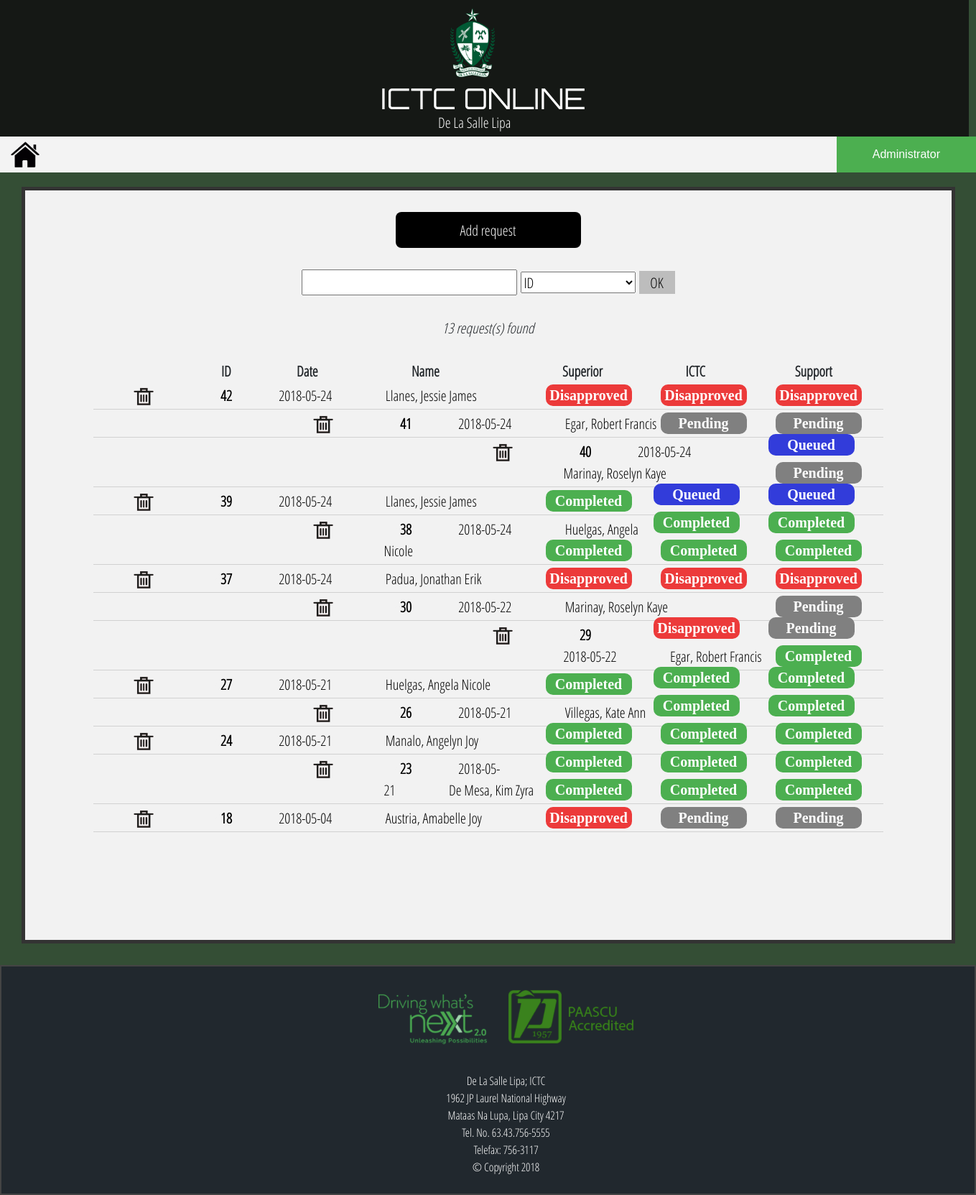
The page /administrator.php on the database its author committed.
### tables this page shows
CREATE TABLE `requests` (
  `id` int(10) NOT NULL,
  `date` date NOT NULL,
  `name` varchar(100) NOT NULL,
  `contactno` int(15) NOT NULL,
  `department` varchar(50) NOT NULL,
  `request` varchar(200) NOT NULL,
  `remarks` varchar(200) NOT NULL,
  `status` varchar(100) NOT NULL,
  `comments` varchar(200) NOT NULL,
  `comments2` varchar(200) NOT NULL,
  `ictcstatus` varchar(20) NOT NULL,
  `ssstatus` varchar(20) NOT NULL,
  `user` varchar(20) NOT NULL
);

### administrator.php (the view, shortened to what this page needs)
<!DOCTYPE html>
<html>
<head>
    <link rel="stylesheet" href="custom.css">
    <link rel="stylesheet" href="css/bootstrap.min.css">
	<link href="local-fonts/Orbitron/Orbitron.css" rel="stylesheet">
	<link href="local-fonts/Open-Sans/Open-Sans.css" rel="stylesheet">
</head>
<body>
	<div class="Header">
		<center ><img src="images/DLSL-logo.png" class="logo" width="100px" height="100px"></center>
		<center> <div class="Title">ICTC ONLINE </div> </center>
		<center> <div class="SubTitle">De La Salle Lipa </div> </center>
	</div>
  <div class="dropdown">
		<button class="dropbtn">Administrator</button>
		</div>
	<ul>
	  	<ul>
	  <li style="padding:5px"><a href="adminhome.php"><img src="home.png" style="width:40px;margin-left:10px;"></a></li>
	</ul>
	</ul>
<center>
<div class="main-body">
	<br>
<a href="admin_addrequest.php" style="text-decoration:none"><button class="block">Add request</button></a>
	<br>
	<?php
		echo "<form action='search.php'}' method='GET'>";
		echo "<input name='search' type='text' size='35'>";
		echo "<select name='value' style='width:160px;margin-left:5px'>";
		echo "<option value='ID'> ID </option>";
		echo "<option value='Name'> Name </option></select>";
		echo "<a href='administrator.php'><button style='background-color:#BDBDBD;border:none;width:50px;margin-left:5px'> OK </button></a><br><br>";
		$query="SELECT * FROM requests ORDER BY id DESC";
		$result=mysql_query($query);
		$num_results=mysql_num_rows($result);
		echo "<i> $num_results request(s) found </i> <br><br>";
		echo "<div class='row'>";
		echo "<strong> &ensp;&ensp;&ensp;&ensp;&ensp;&ensp;&ensp;&ensp;&ensp;&ensp;&ensp;&ensp;&ensp;&ensp;&ensp;&ensp;&ensp;&ensp;&ensp;&ensp;&ensp;&ensp;&ensp;&ensp;&ensp;&ensp;&ensp;&ensp;&ensp;&ensp;&ensp;ID &ensp;&ensp;&ensp;&ensp;&ensp;&ensp;&ensp;&ensp;&ensp; Date&ensp;&ensp;&ensp;&ensp;&ensp;&ensp;&ensp;&ensp;&ensp;&ensp;&ensp;&ensp;&ensp;&ensp;Name &ensp;&ensp;&ensp;&ensp;&ensp;&ensp;&ensp;&ensp;&ensp;&ensp;&ensp;&ensp;&ensp;&ensp;&ensp;&ensp;&ensp;&ensp;Superior&ensp;&ensp;&ensp;&ensp;&ensp;&ensp;&ensp;&ensp;&ensp;&ensp;&ensp;&ensp; ICTC &ensp;&ensp;&ensp;&ensp;&ensp;&ensp;&ensp;&ensp;&ensp;&ensp;&ensp;&ensp;&ensp;Support</strong>";
		echo "</div>";
		echo "<table>";
		while($row=mysql_fetch_assoc($result))
		{
			echo "<div class='delete'> <a href='process6.php?id={$row['id']}' style='text-decoration:none;'> <img src='delete.png' width=30px style='margin-bottom:3px'> </a>";
			echo "</div>";
			echo "<a href='editing.php?id={$row['id']}'style='text-decoration:none;'>";
			echo "<div class='rows'>";
			echo "<strong style='color:#f2f2f2;margin-left:10px;font-size:20px'>&#8226;</strong>";
			echo "<strong style='margin-left:5px'>".$row['id']."</strong>";
			echo "&ensp;&ensp;&ensp;&ensp;&ensp;&ensp;&ensp;".$row['date'];
			echo "&ensp;&ensp;&ensp;&ensp;&ensp;&ensp;&ensp;&ensp;".$row['name'];
			if($row['ssstatus'] == 'Pending')
			{
			echo "<div class='stat2' style='background-color:gray'><strong>".$row['ssstatus']."</strong></div>";
			}
			if($row['ssstatus'] == 'Completed')
			{
			echo "<div class='stat2' style='background-color:#4CAF50'><strong>".$row['ssstatus']."</strong></div>";
			}
			if($row['ssstatus'] == 'Disapproved')
			{
			echo "<div class='stat2' style='background-color:#EC3A3A'><strong>".$row['ssstatus']."</strong></div>";
			}
			if($row['ictcstatus'] == 'Pending')
			{
			echo "<div class='stat' style='background-color:gray'><strong>".$row['ictcstatus']."</strong></div>";
			}
			if($row['ictcstatus'] == 'Completed')
			{
			echo "<div class='stat' style='background-color:#4CAF50'><strong>".$row['ictcstatus']."</strong></div>";
			}
			if($row['ictcstatus'] == 'Queued')
			{
			echo "<div class='stat' style='background-color:#323CDA'><strong>".$row['ictcstatus']."</strong></div>";
			}
			if($row['ictcstatus'] == 'Disapproved')
			{
			echo "<div class='stat' style='background-color:#EC3A3A'><strong>".$row['ictcstatus']."</strong></div>";
			}
			if($row['status'] == 'Queued')
			{
			echo "<div class='stat' style='background-color:#323CDA'><strong>".$row['status']."</strong></div>";
			}
			if($row['status'] == 'Disapproved')
			{
			echo "<div class='stat' style='background-color:#EC3A3A'><strong>".$row['status']."</strong></div>";
			}
			if($row['status'] == 'Completed')
			{
			echo "<div class='stat' style='background-color:#4CAF50'><strong>".$row['status']."</strong></div>";
			}
			echo "</div></a>";
		}
		echo "</table>";
	?>
	</form>
</div>
<br>
<footer>
	<div class="footer-info">
		<br>
	<center>
	<div class="footer-img">
	<img src="images/footer-img1.png">
	<img src="images/footer-img2.png">
	</div>
	<br>
	De La Salle Lipa; ICTC<br>
	1962 JP Laurel National Highway<br>
	Mataas Na Lupa, Lipa City 4217<br>
	Tel. No. 63.43.756-5555<br>
	Telefax: 756-3117<br>
	© Copyright 2018
	<br>
	</center>
	</div>
</footer>
</body>
</html>

### css/custom.css (style rules this page uses)
body { background-color: black; }

### administrator.php (style rules this page uses)
body { background: #344e35 ; font-family: 'open_sans_condensedlight', sans-serif; font-size: 20px; }
li { padding-left: 70px; }
.Header { width: 1349px; height: 190px; background: #151815; color: white; top: 90px; }
.Title { font-family: 'orbitronlight', sans-serif; font-size: 200%; position: absolute; left: 530px; top: 108px }
.SubTitle { position: absolute; font-size: 20px; font-family: 'open_sans_condensedlight', sans-serif; left: 610px; top: 155px }
.logo { position: absolute; left: 608px; top: 10px; }
.main-body { width: 1300px; padding-bottom:150px; border-style: solid; border-width: 5px; border-color: #333; background: #f2f2f2; margin-top: 20px; }
footer { width: 100%; height: 320px; background-color: #21282E; border-style: solid; border-width: 2px; border-color: #444; color: white; font-family: 'open_sans_condensedlight', sans-serif; }
.footer-info { margin-left: 50px; margin-top: 0px; font-size: 80%; }
.rows { padding-top:4px; padding-bottom:4px; text-align:left; color:black; text-decoration:none; border-bottom:1px solid #D1D1D1; width:1100px; }
.stat { position:static; float:right; text-align:center; width:120px; margin-right:40px; border-radius:10px; color:white; font-family:Calibri; font-size:20px; }
.stat2 { position:static; float:right; text-align:center; width:120px; margin-right:30px; border-radius:10px; color:white; font-family:Calibri; font-size:20px; }
.delete { position:static; float:left; text-align:left; width:100px; margin-left:150px; padding-top:5px; }
ul { list-style-type: none; margin: 0; padding: 0; overflow: hidden; background-color: #f3f3f3; text-decoration: none; height:50px; width:1161x; }
li { float: left; }
li a { text-decoration: none; display: block; color: black; text-align: center; font-size:18px; }
.dropbtn { background-color: #4CAF50; color: white; padding: 13px 50px; font-size: 16px; border: none; cursor: pointer; font-family: "Montserrat", sans-serif }
.dropdown { position: relative; display: inline-block; float:right; font-family: "Montserrat", sans-serif }
.block { display: block; width: 20%; border: none; background-color: black; color: white; padding: 10px 28px; font-size: 20px; cursor: pointer; text-align: center; border-radius: 8px; }

### rows shown on the page
requests: id "42", date "2018-05-24", name "Llanes, Jessie James", ssstatus "Disapproved", ictcstatus "Disapproved", status "Disapproved"
requests: id "41", date "2018-05-24", name "Egar, Robert Francis", ssstatus "Pending", ictcstatus "Pending", status "Queued"
requests: id "40", date "2018-05-24", name "Marinay, Roselyn Kaye", ssstatus "Pending", ictcstatus "Queued", status "Queued"
requests: id "39", date "2018-05-24", name "Llanes, Jessie James", ssstatus "Completed", ictcstatus "Completed", status "Completed"
requests: id "38", date "2018-05-24", name "Huelgas, Angela Nicole", ssstatus "Completed", ictcstatus "Completed", status "Completed"
requests: id "37", date "2018-05-24", name "Padua, Jonathan Erik", ssstatus "Disapproved", ictcstatus "Disapproved", status "Disapproved"
requests: id "30", date "2018-05-22", name "Marinay, Roselyn Kaye", ssstatus "Pending", ictcstatus "Pending", status "Disapproved"
requests: id "29", date "2018-05-22", name "Egar, Robert Francis", ssstatus "Completed", ictcstatus "Completed", status "Completed"
requests: id "27", date "2018-05-21", name "Huelgas, Angela Nicole", ssstatus "Completed", ictcstatus "Completed", status "Completed"
requests: id "26", date "2018-05-21", name "Villegas, Kate Ann", ssstatus "Completed", ictcstatus "Completed", status "Completed"
requests: id "24", date "2018-05-21", name "Manalo, Angelyn Joy", ssstatus "Completed", ictcstatus "Completed", status "Completed"
requests: id "23", date "2018-05-21", name "De Mesa, Kim Zyra", ssstatus "Completed", ictcstatus "Completed", status "Completed"
requests: id "18", date "2018-05-04", name "Austria, Amabelle Joy", ssstatus "Pending", ictcstatus "Pending", status "Disapproved"

### other values the page prints
$num_results "13"
